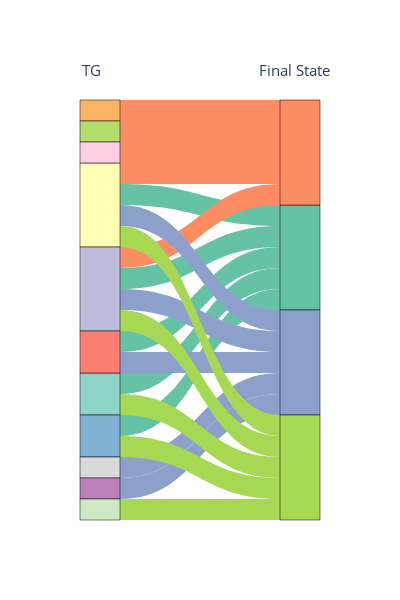

The notebook cell saved with this chart:
### Markdown cell above
---

4) Differentiation from the Pre-endocrine state

---

### Code cell
sp.pl.sankey_plots.tg_bif_sankey(panc_data, 'Pre-endocrine', ['Alpha', 'Beta', 'Delta', 'Epsilon'], figname='results/pancreas/sankey.pdf')

### Figure 1 — Plotly figure (JSON) as saved in the notebook; plotly's stock layout.template omitted (floating-point values rounded to 4 significant figures)
{"data": [{"link": {"color": ["rgb(102.0, 194.0, 165.0)", "rgb(102.0, 194.0, 165.0)", "rgb(102.0, 194.0, 165.0)", "rgb(102.0, 194.0, 165.0)", "rgb(102.0, 194.0, 165.0)", "rgb(252.0, 141.0, 98.0)", "rgb(252.0, 141.0, 98.0)", "rgb(252.0, 141.0, 98.0)", "rgb(252.0, 141.0, 98.0)", "rgb(252.0, 141.0, 98.0)", "rgb(141.0, 160.0, 203.0)", "rgb(141.0, 160.0, 203.0)", "rgb(141.0, 160.0, 203.0)", "rgb(141.0, 160.0, 203.0)", "rgb(141.0, 160.0, 203.0)", "rgb(166.0, 216.0, 84.0)", "rgb(166.0, 216.0, 84.0)", "rgb(166.0, 216.0, 84.0)", "rgb(166.0, 216.0, 84.0)", "rgb(166.0, 216.0, 84.0)"], "source": [0, 1, 2, 3, 4, 2, 5, 1, 6, 7, 1, 8, 2, 9, 3, 10, 1, 0, 2, 4], "target": [11, 11, 11, 11, 11, 12, 12, 12, 12, 12, 13, 13, 13, 13, 13, 14, 14, 14, 14, 14], "value": [1, 1, 1, 1, 1, 1, 1, 1, 1, 1, 1, 1, 1, 1, 1, 1, 1, 1, 1, 1]}, "node": {"color": ["rgb(141.0, 211.0, 199.0)", "rgb(255.0, 255.0, 179.0)", "rgb(190.0, 186.0, 218.0)", "rgb(251.0, 128.0, 114.0)", "rgb(128.0, 177.0, 211.0)", "rgb(253.0, 180.0, 98.0)", "rgb(179.0, 222.0, 105.0)", "rgb(252.0, 205.0, 229.0)", "rgb(217.0, 217.0, 217.0)", "rgb(188.0, 128.0, 189.0)", "rgb(204.0, 235.0, 197.0)", "rgb(102.0, 194.0, 165.0)", "rgb(252.0, 141.0, 98.0)", "rgb(141.0, 160.0, 203.0)", "rgb(166.0, 216.0, 84.0)"], "label": ["Gcg", "Pyy", "Iapp", "Pcsk2", "Gast", "Ins2", "Ins1", "Nnat", "Sst", "Ppy", "Ghrl", "Alpha", "Beta", "Delta", "Epsilon"], "line": {"color": "black", "width": 0.5}, "pad": 0, "thickness": 40}, "textfont": {"color": "rgba(0,0,0,0)", "size": 1}, "type": "sankey"}], "layout": {"annotations": [{"align": "center", "showarrow": false, "text": "TG", "x": 0, "xref": "paper", "y": 1.1, "yref": "paper"}, {"align": "center", "showarrow": false, "text": "Final State", "x": 1.05, "xref": "paper", "y": 1.1, "yref": "paper"}], "autosize": false, "font": {"size": 15}, "height": 600, "width": 400}}
